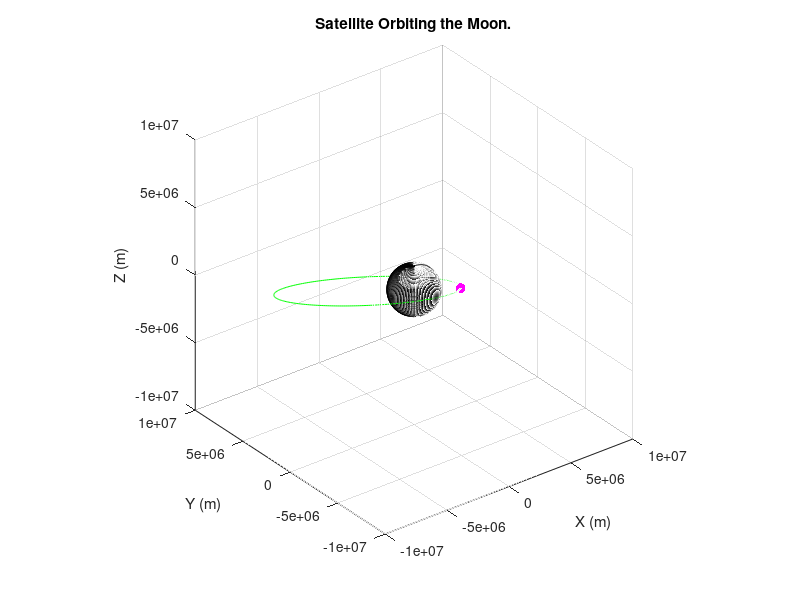
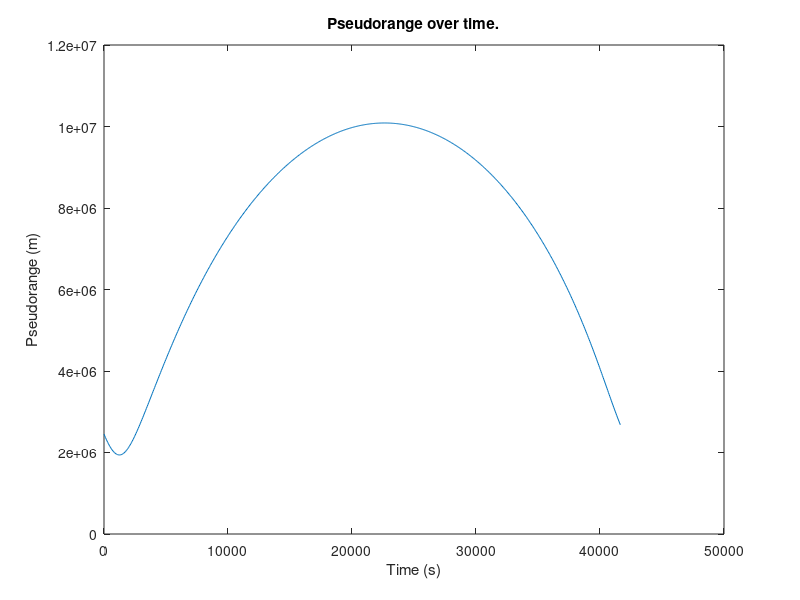
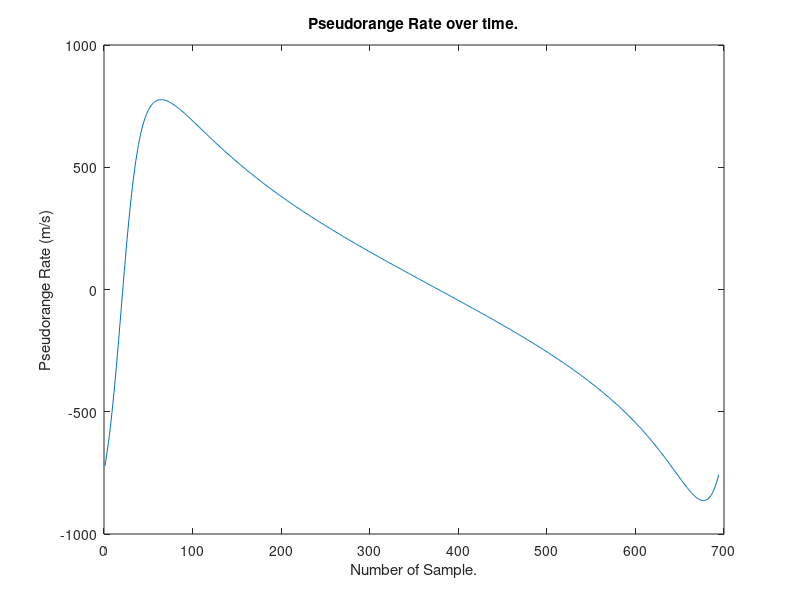

The MATLAB source for these figures, in order:
%We assumed that the center of the moon is at the origin of the Cartesian Coordinate System and the receiver is fixed on the moon surface.
%START_TIME is equal to ZERO.
%The radius of the moon is 1737500 [m].
%The moon rotates around the Z-axis at a constant speed.
%The initial orbit is on the X-Y plane.
%The running process will finish after one orbital period, but the program
%is flexible and you can change ending_time (Line 106).
%With these assumptions, you need to give the program the initial geodetic coordinates of the receiver (in degrees) and the initial true anomaly of the satellite (in radians).
%You should also give the program Keplerian parameters a (in meters) and e as well as satellite orbit inclination based on Keplerian parameters (in degrees).
%Finally, you need to give time_step,t_u,delta_t (in seconds) and Masking_Angle (in degrees) to the program.
%Be aware that when the satellite is in sight of the receiver, the receiver_color is green and when it is not in sight of the receiver the receiver_color turns to red.

clear all; %#ok
close all;
clc;

%Define the start time
Time(1)=0;

%Define the radius of the moon in [m]
moon_radius = 1737500;

%Define the speed of light in [m/s]
c=299792458;

%Reading The Inputs
input_parameters = csvread('Input_Parameters.csv',1,0);

Lat_0_R=input_parameters(1,1);
Long_0_R=input_parameters(1,2);
true_anomaly_0=input_parameters(1,3);
a=input_parameters(1,4);
e=input_parameters(1,5);
W=input_parameters(1,6);
I=input_parameters(1,7);
Omega=input_parameters(1,8);
time_step=input_parameters(1,9);
t_u=input_parameters(1,10);
delta_t=input_parameters(1,11);
Masking_Angle=input_parameters(1,12);

%Calculate the receiver's initial position in Cartesian Coordinate System.
X_0_R = moon_radius*cosd(Lat_0_R)*cosd(Long_0_R);
Y_0_R = moon_radius*cosd(Lat_0_R)*sind(Long_0_R);
Z_0_R = moon_radius*sind(Lat_0_R);

%Calculate the satellite's initial position in Cartesian Coordinate System.
sat_ang(1) = true_anomaly_0;
r_t_minus_1 = ((a*(1-e^2))/(1+e*cos(sat_ang(1))));
X_0_S = r_t_minus_1*cos(sat_ang(1));
Y_0_S = r_t_minus_1*sin(sat_ang(1));
Z_0_S = 0;

sat_pos_0=[X_0_S;Y_0_S;Z_0_S];

%Generate a grid of points to plot the moon
[X,Y,Z] = sphere(100);

%Scale the grid by the moon's radius
X = X * moon_radius;
Y = Y * moon_radius;
Z = Z * moon_radius;

%Plot the moon
surf(X,Y,Z, 'FaceColor', [1 1 1], 'FaceAlpha', 1)

%Set the axis limits
axis equal;
axis([-10000000 10000000 -10000000 10000000 -10000000 10000000])

%Set the plot title and axis labels
title('Satellite Orbiting the Moon.')
xlabel('X (m)');
ylabel('Y (m)');
zlabel('Z (m)');

%Hold on to add additional plots
hold on;

%Calculate the moon's angular speed in [r/s] and display it
rotational_period=27.322*24*60*60;
moon_angular_speed=(2*pi)/(rotational_period);
disp(['Moon Angular Speed: ' num2str(moon_angular_speed) ' [r/s]']);

%Define the rotation matrixes based on Keplerian Parameters
rot_W = [cosd(W),sind(W),0;-sind(W),cosd(W),0;0,0,1];

rot_I = [1,0,0;0,cosd(I),sind(I);0,-sind(I),cosd(I)];

rot_Omega = [cosd(Omega),sind(Omega),0;-sind(Omega),cosd(Omega),0;0,0,1];

r_m=rot_Omega*rot_I*rot_W;

%Plot the rotated orbit
r_0_minus_eps=((a*(1-e^2))./(1+e*cosd(0:360)));
Oribit_points = [r_0_minus_eps.*cosd(0:360);r_0_minus_eps.*sind(0:360);zeros(1, 361)];
rotated_orbit_points = r_m*Oribit_points;
plot3(rotated_orbit_points(1,:),rotated_orbit_points(2,:), rotated_orbit_points(3,:),'g')

%Calculate the Period of the Orbit in [s] and display it
G = 6.67428*(10^(-11)); % Gravitational constant in [m^3 kg^-1 s^-2]
M = 7.34767309*(10^22); % Mass of the Moon in [kg]
period_of_the_orbit=(2*pi)*(sqrt((a^3)/(G*M))); 
disp(['Period of The Orbit: ' num2str(period_of_the_orbit) ' [s]']);

%Setting ending_time
ending_time=period_of_the_orbit;

%Define the satellite's intitial position,size and color
satellite_initial_position=r_m*sat_pos_0;
sat_pos = [Time(1);satellite_initial_position(1);satellite_initial_position(2);satellite_initial_position(3)];
sat_size = 50;
sat_color = 'm';

%Plot the satellite's initial position
Satellite_Position = scatter3(sat_pos(2), sat_pos(3), sat_pos(4), sat_size, 'filled', 'MarkerFaceColor', sat_color);

%Define the receiver's initial position and size at t=0;
rec_pos = [Time(1);X_0_R;Y_0_R;Z_0_R];
rec_size=15;

%Calculate the receiver's initial angle (Theta) in Spherical Coordinate System
Theta=acos(Z_0_R/moon_radius);

%Calculate the receiver's initial angle (Phi) in Spherical Coordinate System 
if(Theta==0||Theta==pi)
    
Phi(1)=0;

else
    
Phi(1)=acos(X_0_R/(moon_radius*sin(Theta)));

end

 %Determine wether the satellite is insight of the receiver or not
 insight_threshold_angle = (Masking_Angle+90)*(pi/180);
 vec1 = -rec_pos(2:4,1);
 vec2 =  sat_pos(2:4,1) - rec_pos(2:4,1) ;
 angle_between_sat_and_rec = acos((vec1'*vec2)/(norm(vec1)*norm(vec2)));
    
 if (angle_between_sat_and_rec>insight_threshold_angle)
        
     rec_color = 'g';
        
 else
        
     rec_color = 'r';
        
 end
    
%Plot the receiver's initial position
Receiver_Position = scatter3(rec_pos(2), rec_pos(3), rec_pos(4), rec_size, 'filled', 'MarkerFaceColor', rec_color);

%Calculate the initial distance between the satellite and the receiver and also pseudorange
Distance(:,1)=[Time(1);sqrt((sat_pos(2)-rec_pos(2))^2+(sat_pos(3)-rec_pos(3))^2+(sat_pos(4)-rec_pos(4))^2)];
Pseudorange(:,1)=[Time(1);Distance(2)-c*(t_u-delta_t)];

%Calculate step duration for the receiver
d=moon_angular_speed*time_step;

i=1;
j=1;

%Loop over time steps

for (k=time_step:time_step:ending_time) %#ok
    
    Time(i+1)=Time(i)+time_step; %#ok
    
    %Calculate the receiver's new angle
    Phi(i+1) =Phi(i)+d; %#ok
    
    %Calculate the receiver's new position
    rec_pos(:,i+1)=[Time(i+1);moon_radius*sin(Theta)*cos(Phi(i+1));moon_radius*sin(Theta)*sin(Phi(i+1));moon_radius*cos(Theta)];
    
    %Calculate the satellite's new position in Polar system
    v = sqrt(G*M*(2/r_t_minus_1 - 1/a));
    
    if (i<2)
        
     r_0_minus_eps = ((a*(1-e^2))/(1+e*cos(true_anomaly_0-10*eps)));
     X_0_minus_eps = r_0_minus_eps*cos(true_anomaly_0-10*eps);
     Y_0_minus_eps = r_0_minus_eps*sin(true_anomaly_0-10*eps);
     Z_0_minus_eps = 0;
     
     sat_pos_0_minus_eps=[X_0_minus_eps;Y_0_minus_eps;Z_0_minus_eps];

     vec1 = -sat_pos_0;
     vec2 = sat_pos_0 - sat_pos_0_minus_eps;
     Alpha = acos((vec1'*vec2)/(norm(vec1)*norm(vec2)));
    else
        
    vec1 = -sat_pos(2:4,i);
    vec2 = sat_pos(2:4,i) - sat_pos(2:4,i-1) ;
    Alpha = acos((vec1'*vec2)/(norm(vec1)*norm(vec2)));
    Zaviye=Alpha*(180/pi);
    end
    
    omega(:,i) =[Time(i); (v/r_t_minus_1)*sin(Alpha)];%#ok
    sat_ang(i+1)=(omega(2*i)*time_step)+sat_ang(i); %#ok
    r_t =((a*(1-e^2))/(1+e*cos(sat_ang(i+1))));  
    r_t_minus_1 = r_t;
       
    %Calculate the satellite's new position in Cartesian Coordinate System
    x_s = r_t*cos(sat_ang(i+1));
    y_s = r_t*sin(sat_ang(i+1));
    sat_rotated_position = r_m*[x_s;y_s;0];         
    sat_pos(:,i+1)=[Time(i+1);sat_rotated_position(1);sat_rotated_position(2);sat_rotated_position(3)];
    
    %Determine wether the satellite is in sight of the receiver or not
    insight_threshold_angle = (Masking_Angle+90)*(pi/180);
    vec1 = -rec_pos(2:4,i+1);
    vec2 =  sat_pos(2:4,i+1) - rec_pos(2:4,i+1) ;
    angle_between_sat_and_rec = acos((vec1'*vec2)/(norm(vec1)*norm(vec2)));
    
    if (angle_between_sat_and_rec>insight_threshold_angle)
        
        rec_color = 'g';
        
    else
        
        rec_color = 'r';
        
    end

    %Update the receiver's new position
    set(Receiver_Position,'XData', rec_pos(2,i+1),'YData', rec_pos(3,i+1),'ZData', rec_pos(4,i+1), "MarkerEdgeColor", rec_color, "MarkerFaceColor", rec_color);
    
    %Update the satellite's new position
    set(Satellite_Position, 'XData', sat_pos(2,i+1), 'YData', sat_pos(3,i+1), 'ZData', sat_pos(4,i+1));

    %Refresh the plot
     drawnow;
    
    %Calculate the new distance between the satellite and the receiver and
    %also Pseudorange
     Distance(:,i+1)=[Time(i+1);sqrt((sat_pos(j+5)-rec_pos(j+5))^2+(sat_pos(j+6)-rec_pos(j+6))^2+(sat_pos(j+7)-rec_pos(j+7))^2)]; 
     Pseudorange(:,i+1)=[Time(i+1);Distance(2*(i+1))-c*(t_u-delta_t)];
     
    i=i+1;
    j=j+4;
end

%Calculate Pseudorange_Rate
Pseudorange_Rate=diff(Pseudorange(2,:))/(time_step);

%Plot the results
figure(2);
plot(Pseudorange(1,:),Pseudorange(2,:));
title('Pseudorange over time.');
xlabel('Time (s)');
ylabel('Pseudorange (m)');

figure(3);
plot(Pseudorange_Rate);
title('Pseudorange Rate over time.');
xlabel('Number of Sample.');
ylabel('Pseudorange Rate (m/s)');